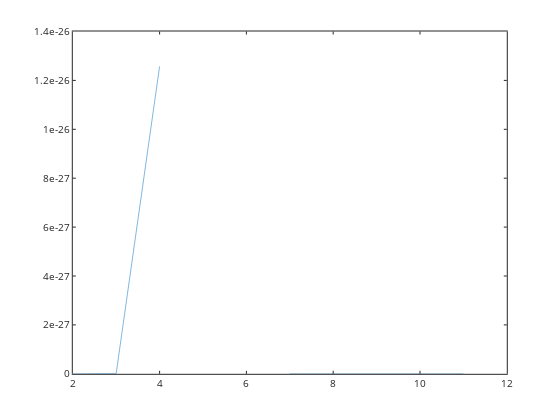

Here is the notebook cell this chart was saved with:
### Code cell
plot(pH,Al13)

### Figure 1 — Plotly figure (JSON) as saved in the notebook; plotly's stock layout.template omitted (floating-point values rounded to 4 significant figures)
{"data": [{"line": {"color": "rgb(0,113,188)", "dash": "solid", "width": 0.5}, "marker": {"color": "rgb(0,113,188)", "line": {"color": "rgb(0,113,188)"}, "size": 6, "symbol": "none"}, "mode": "lines", "name": "", "showlegend": false, "type": "scatter", "visibility": true, "x": [2, 3, 4, 5, 6, 7, 8, 9, 10, 11, 12], "xaxis": "x", "y": [0, 1.574e-29, 1.257e-26, null, null, 0, 0, 0, 0, 0, null], "yaxis": "y"}], "layout": {"height": 420, "hovermode": "closest", "margin": {"b": 0, "l": 0, "r": 0, "t": 0}, "plot_bgcolor": "rgba(0, 0, 0, 0)", "showlegend": false, "width": 560, "xaxis": {"anchor": "y", "autorange": false, "domain": [0.13, 0.905], "exponentformat": "none", "gridcolor": "rgba(38,38,38,0.15)", "gridwidth": 1, "linecolor": "rgb(38,38,38)", "linewidth": 1, "mirror": "ticks", "range": [2, 12], "showgrid": false, "showline": true, "side": "bottom", "spikedash": "solid", "spikemode": "across", "spikesides": false, "spikethickness": 1, "tickangle": 0, "tickcolor": "rgb(38,38,38)", "tickfont": {"color": "rgb(38,38,38)", "size": 10}, "ticklen": 3, "ticks": "inside", "ticktext": ["2", "4", "6", "8", "10", "12"], "tickvals": [2, 4, 6, 8, 10, 12], "title": {"font": {"color": "rgb(0, 0, 0)", "size": 11}, "text": ""}, "type": "linear", "visible": true, "zeroline": false}, "yaxis": {"anchor": "x", "autorange": false, "domain": [0.11, 0.925], "exponentformat": "none", "gridcolor": "rgba(38,38,38,0.15)", "gridwidth": 1, "linecolor": "rgb(38,38,38)", "linewidth": 1, "mirror": "ticks", "range": [0, 1.4e-26], "showgrid": false, "showline": true, "side": "left", "spikedash": "solid", "spikemode": "across", "spikesides": false, "spikethickness": 1, "tickangle": 0, "tickcolor": "rgb(38,38,38)", "tickfont": {"color": "rgb(38,38,38)", "size": 10}, "ticklen": 3, "ticks": "inside", "ticktext": ["0", "2e-27", "4e-27", "6e-27", "8e-27", "1e-26", "1.2e-26", "1.4e-26"], "tickvals": [0, 2e-27, 4e-27, 6e-27, 8e-27, 1e-26, 1.2e-26, 1.4e-26], "title": {"font": {"color": "rgb(0, 0, 0)", "size": 11}, "text": ""}, "type": "linear", "visible": true, "zeroline": false}}}
